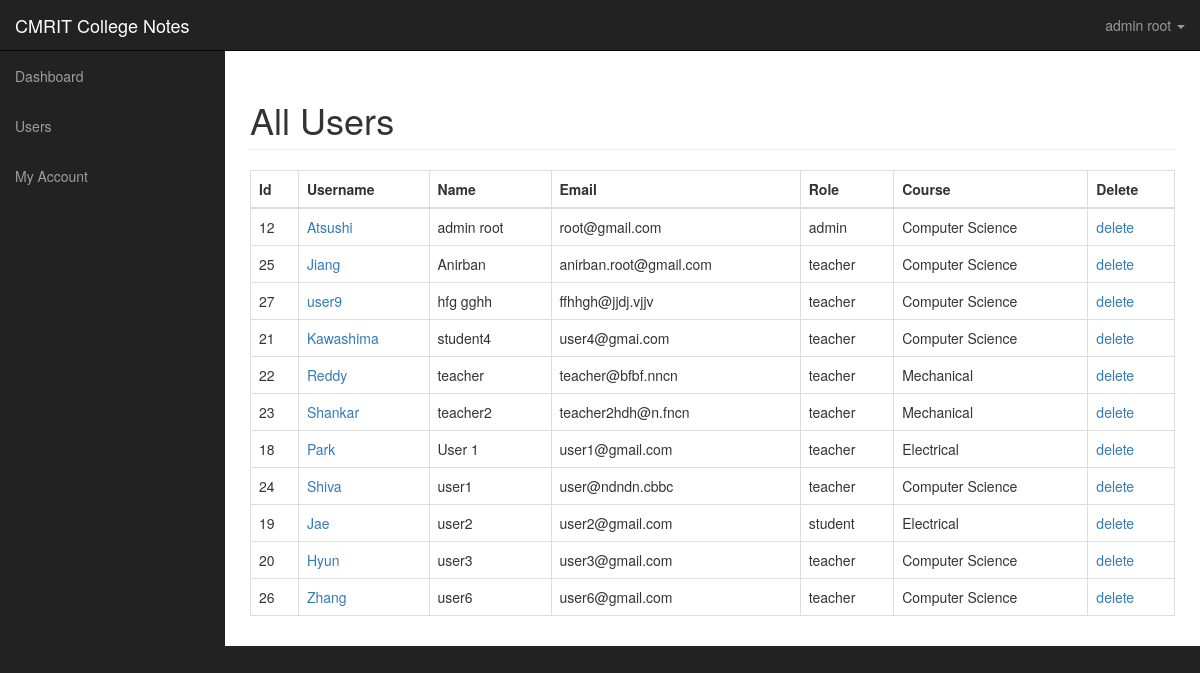
/dashboard/users.php (signed in), run on the app's committed database.
### tables this page shows
CREATE TABLE `users` (
  `id` int(11) NOT NULL,
  `username` varchar(225) NOT NULL,
  `name` varchar(225) NOT NULL,
  `about` varchar(300) NOT NULL DEFAULT 'N/A',
  `role` varchar(225) NOT NULL,
  `email` varchar(225) NOT NULL,
  `token` varchar(225) NOT NULL,
  `gender` varchar(225) NOT NULL,
  `password` varchar(225) NOT NULL,
  `course` varchar(225) NOT NULL,
  `image` varchar(225) NOT NULL DEFAULT 'profile.jpg',
  `joindate` varchar(225) NOT NULL
);

### dashboard/users.php (the view, shortened to what this page needs)
<?php include ('includes/connection.php');
include "includes/adminheader.php"; ?>
<?php if($_SESSION['role'] == 'admin')
{
	?>
	 <div id="wrapper">
    <?php include "includes/adminnav.php"; ?>
        <div id="page-wrapper">
            <div class="container-fluid">
                <div class="row">
                    <div class="col-lg-12">
                        <h1 class="page-header">
                            All Users
                        </h1>
    <table class="table table-bordered table-hover">
    <thead>
        <tr>
            <th>Id</th>
            <th>Username</th>
            <th>Name</th>
            <th>Email</th>
            <th>Role</th>
            <th>Course</th>
            <th>Delete</th>
        </tr>
    </thead>
    <tbody>
        <?php
            $query = "SELECT * FROM users ORDER BY name ASC ";
            $select_users = mysqli_query($conn, $query) or die(mysqli_error($conn));
            if (mysqli_num_rows($select_users) > 0 ) {
            while ($row = mysqli_fetch_array($select_users)) {
                $user_id = $row['id'];
                $username = $row['username'];
                $name = $row['name'];
                $user_email = $row['email'];
                $user_role = $row['role'];
                $user_course = $row['course'];
                echo "<tr>";
                echo "<td>$user_id</td>";
                echo "<td><a href='viewprofile.php?name=$username' target='_blank'> $username</a></td>";
                echo "<td>$name</td>";
                echo "<td>$user_email</td>";
                echo "<td>$user_role</td>";
                echo "<td>$user_course</td>";
                echo "<td><a onClick=\"javascript: return confirm('Are you sure you want to delete this user?')\" href='users.php?delete=$user_id'><i class='fa fa-times fa-lg'></i>delete</a></td>";
                echo "</tr>";
             }
        ?>
    </tbody>
 </table>
<?php
}
    ?>
    <?php } else {
    	header("location: index.php");
    }
    ?>
    </div>
    </div>
    </div>
    </div>
    </div>
</body>
</html>

### dashboard/includes/adminheader.php (shortened to what this page needs)
<!DOCTYPE html>
<html lang="en">
<head>
    <link href="css/bootstrap.min.css" rel="stylesheet">
    <link href="css/sb-admin.css" rel="stylesheet">
</head>
<body>

### dashboard/includes/adminnav.php (shortened to what this page needs)
 <nav class="navbar navbar-inverse navbar-fixed-top" role="navigation">
            <div class="navbar-header">
                <a class="navbar-brand" href="index.php">CMRIT College Notes</a>
            </div>
            <ul class="nav navbar-right top-nav">
                <li class="dropdown">
                    <a href="#" class="dropdown-toggle" data-toggle="dropdown"><i class="fa fa-user"></i> <?php echo $_SESSION['name']; ?> <b class="caret"></b></a>
                </li>
            </ul>
<div class="collapse navbar-collapse navbar-ex1-collapse">
                <ul class="nav navbar-nav side-nav">
                    <li>
                        <a href="index.php" class="active"><i class="fa fa-fw fa-dashboard"></i> Dashboard</a>
                    </li>
                <?php if($_SESSION['role'] == 'admin') {
                    ?>
                   <li>
                         <a href="javascript:;" data-toggle="collapse" data-target="#user"><i class="fa fa-fw fa-users"></i> Users <i class="fa fa-fw fa-caret-down"></i></a>
                    </li>
                    <li>
                        <a href="javascript:;" class="dropdown-toggle" data-toggle="collapse" data-target="#posts"><i class="fa fa-fw fa-file-text"></i> My Account <i class="fa fa-fw fa-caret-down"></i></a>
                        </li>
<?php } ?>
                </ul>
            </div>
        </nav>

### dashboard/css/sb-admin.css (style rules this page uses)
body { margin-top: 100px; background-color: #222; }
@media (min-width:768px) { body { margin-top: 50px; } }
#wrapper { padding-left: 0; }
#page-wrapper { width: 100%; padding: 0; background-color: #fff; }
@media (min-width:768px) { #wrapper { padding-left: 225px; } }
@media (min-width:768px) { #page-wrapper { padding: 10px; } }
.top-nav { padding: 0 15px; }
.top-nav>li { display: inline-block; float: left; }
.top-nav>li>a { padding-top: 15px; padding-bottom: 15px; line-height: 20px; color: #999; }
@media (min-width:768px) { .side-nav { position: fixed; top: 51px; left: 225px; width: 225px; margin-left: -225px; border: none; border-radius: 0; overflow-y: auto; background-color: #222; bottom: 0; overflow-x: hidden; padding-bottom: 40px; } }
@media (min-width:768px) { .side-nav>li>a { width: 225px; } }

### data on the page
users: id "12", username "Atsushi", name "admin root", email "root@gmail.com", role "admin", course "Computer Science"
users: id "25", username "Jiang", name "Anirban", email "anirban.root@gmail.com", role "teacher", course "Computer Science"
users: id "27", username "user9", name "hfg gghh", email "ffhhgh@jjdj.vjjv", role "teacher", course "Computer Science"
users: id "21", username "Kawashima", name "student4", email "user4@gmai.com", role "teacher", course "Computer Science"
users: id "22", username "Reddy", name "teacher", email "teacher@bfbf.nncn", role "teacher", course "Mechanical"
users: id "23", username "Shankar", name "teacher2", email "teacher2hdh@n.fncn", role "teacher", course "Mechanical"
users: id "18", username "Park", name "User 1", email "user1@gmail.com", role "teacher", course "Electrical"
users: id "24", username "Shiva", name "user1", email "user@ndndn.cbbc", role "teacher", course "Computer Science"
users: id "19", username "Jae", name "user2", email "user2@gmail.com", role "student", course "Electrical"
users: id "20", username "Hyun", name "user3", email "user3@gmail.com", role "teacher", course "Computer Science"
users: id "26", username "Zhang", name "user6", email "user6@gmail.com", role "teacher", course "Computer Science"

### other printed values
$_SESSION['name'] "admin root"
